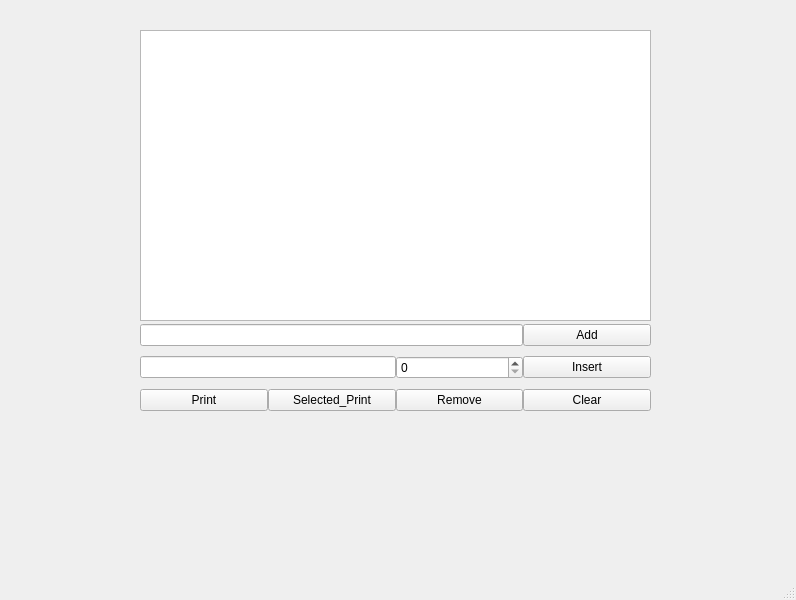
<?xml version="1.0" encoding="UTF-8"?>
<ui version="4.0">
 <class>MainWindow</class>
 <widget class="QMainWindow" name="MainWindow">
  <property name="geometry">
   <rect>
    <x>0</x>
    <y>0</y>
    <width>796</width>
    <height>600</height>
   </rect>
  </property>
  <property name="windowTitle">
   <string>listwidget</string>
  </property>
  <widget class="QWidget" name="centralwidget">
   <widget class="QWidget" name="verticalLayoutWidget">
    <property name="geometry">
     <rect>
      <x>140</x>
      <y>30</y>
      <width>511</width>
      <height>291</height>
     </rect>
    </property>
    <layout class="QVBoxLayout" name="verticalLayout">
     <item>
      <widget class="QListWidget" name="listWidget">
       <property name="selectionMode">
        <enum>QAbstractItemView::MultiSelection</enum>
       </property>
      </widget>
     </item>
    </layout>
   </widget>
   <widget class="QWidget" name="gridLayoutWidget">
    <property name="geometry">
     <rect>
      <x>140</x>
      <y>320</y>
      <width>511</width>
      <height>97</height>
     </rect>
    </property>
    <layout class="QGridLayout" name="gridLayout">
     <property name="horizontalSpacing">
      <number>0</number>
     </property>
     <item row="2" column="3">
      <widget class="QPushButton" name="pushButton_insert">
       <property name="text">
        <string>Insert</string>
       </property>
      </widget>
     </item>
     <item row="2" column="2">
      <widget class="QSpinBox" name="spinBox_insert"/>
     </item>
     <item row="4" column="0" colspan="4">
      <layout class="QHBoxLayout" name="horizontalLayout">
       <property name="spacing">
        <number>0</number>
       </property>
       <property name="topMargin">
        <number>0</number>
       </property>
       <item>
        <widget class="QPushButton" name="pushButton_print">
         <property name="text">
          <string>Print</string>
         </property>
        </widget>
       </item>
       <item>
        <widget class="QPushButton" name="pushButton_selected">
         <property name="text">
          <string>Selected_Print</string>
         </property>
        </widget>
       </item>
       <item>
        <widget class="QPushButton" name="pushButton_remove">
         <property name="text">
          <string>Remove</string>
         </property>
        </widget>
       </item>
       <item>
        <widget class="QPushButton" name="pushButton_clear">
         <property name="text">
          <string>Clear</string>
         </property>
        </widget>
       </item>
      </layout>
     </item>
     <item row="2" column="0" colspan="2">
      <widget class="QLineEdit" name="lineEdit_insert"/>
     </item>
     <item row="1" column="0" colspan="3">
      <widget class="QLineEdit" name="lineEdit_add"/>
     </item>
     <item row="1" column="3">
      <widget class="QPushButton" name="pushButton_add">
       <property name="text">
        <string>Add</string>
       </property>
      </widget>
     </item>
    </layout>
   </widget>
  </widget>
  <widget class="QMenuBar" name="menubar">
   <property name="geometry">
    <rect>
     <x>0</x>
     <y>0</y>
     <width>796</width>
     <height>27</height>
    </rect>
   </property>
  </widget>
  <widget class="QStatusBar" name="statusbar"/>
 </widget>
 <resources/>
 <connections/>
</ui>
